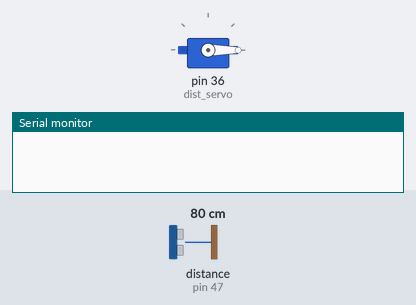
The sketch below on a simulated Arduino Mega 2560, built with avr-gcc and run on an emulated ATmega2560. Parts: servo, the last lines printed to the serial monitor. Wiring (inferred from the names in the program): ultrasonic range finder: trigger pin 45; echo pin 47. The inputs (shaded band) are chosen by the test bench; at power-on: distance to the obstacle (sensor on pin 47) 80 cm. The echo pulse lasts 58.3 µs per cm.

Above: at 0.05 s.
At 2.05 s:
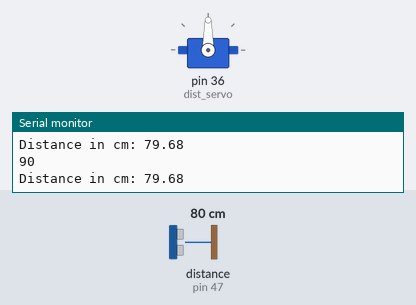
At 4.0 s:
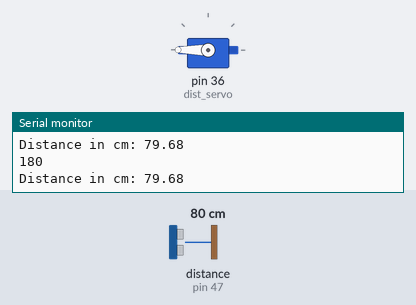
Timing chart, 0 to 5.2 s (numbered marks = the images above):
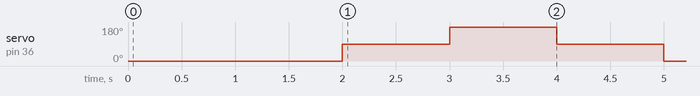

The sketch:

distance_sensor.ino
```cpp
#include <Servo.h>

Servo dist_servo;

const int trigPin = 45;
const int echoPin = 47;
float duration;
float distance;

unsigned long previousMillis = 0;
unsigned long previousServoMillis = 0;
unsigned long previousDistMillis = 0;
const unsigned long interval = 1000; // interval at which to measure distance and move servo

enum State {
  MEASURE_DIST,
  SERVO_0_TO_90,
  SERVO_90_TO_180,
  SERVO_180_TO_90,
  SERVO_90_TO_0
};

State currentState = MEASURE_DIST;

void setup() {
  pinMode(trigPin, OUTPUT);
  pinMode(echoPin, INPUT);
  Serial.begin(9600);
  dist_servo.attach(36);
  dist_servo.write(0);  // Initialize the servo position to 0
}

void loop() {
  unsigned long currentMillis = millis();

  // State machine for servo movement and distance measurement
  switch (currentState) {
    case MEASURE_DIST:
      if (currentMillis - previousDistMillis >= interval) {
        previousDistMillis = currentMillis;
        measureDistance();
        currentState = SERVO_0_TO_90;
        previousServoMillis = currentMillis; // Reset servo timing
      }
      break;

    case SERVO_0_TO_90:
      if (currentMillis - previousServoMillis >= interval) {
        previousServoMillis = currentMillis;
        dist_servo.write(90);
        Serial.println(dist_servo.read());
        measureDistance();
        currentState = SERVO_90_TO_180;
      }
      break;

    case SERVO_90_TO_180:
      if (currentMillis - previousServoMillis >= interval) {
        previousServoMillis = currentMillis;
        dist_servo.write(180);
        Serial.println(dist_servo.read());
        measureDistance();
        currentState = SERVO_180_TO_90;
      }
      break;

    case SERVO_180_TO_90:
      if (currentMillis - previousServoMillis >= interval) {
        previousServoMillis = currentMillis;
        dist_servo.write(90);
        Serial.println(dist_servo.read());
        measureDistance();
        currentState = SERVO_90_TO_0;
      }
      break;

    case SERVO_90_TO_0:
      if (currentMillis - previousServoMillis >= interval) {
        previousServoMillis = currentMillis;
        dist_servo.write(0);
        Serial.println(dist_servo.read());
        measureDistance();
        currentState = MEASURE_DIST;
      }
      break;
  }
}

void measureDistance() {
  digitalWrite(trigPin, LOW);
  delayMicroseconds(2);
  digitalWrite(trigPin, HIGH);
  delayMicroseconds(10);
  digitalWrite(trigPin, LOW);

  duration = pulseIn(echoPin, HIGH);
  distance = (duration * 0.0343) / 2;

  Serial.print("Distance in cm: ");
  Serial.println(distance);
}
```

Measured:
- by itself, servo on pin 36 (dist_servo): repeats every 4.0 s: 180° 1.0 s, 90° 1.0 s, 0° 1.0 s, 90° 1.0 s
